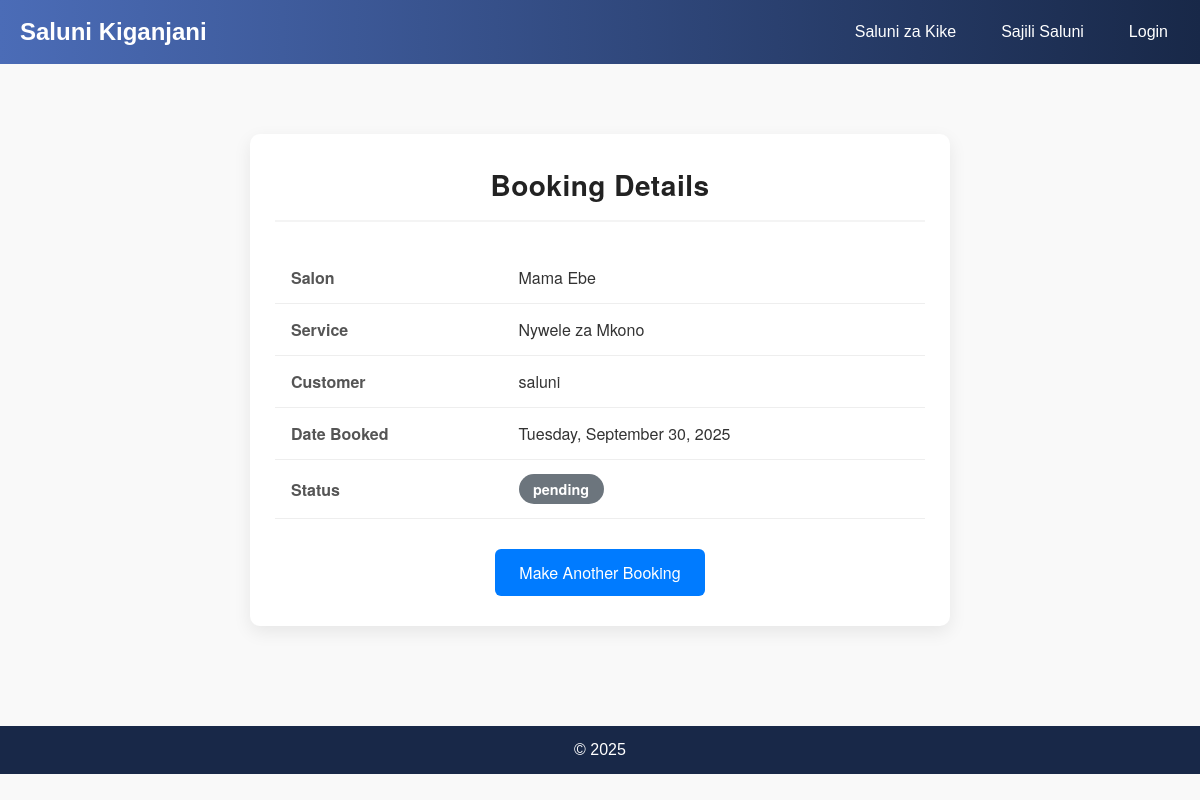
The app's page /5/ with its own data.
### saluni_kike/models.py (models this page shows, shortened)
class Booking(models.Model):
    STATUS_CHOICES = [
        ('pending', 'Pending'),
        ('confirmed', 'Confirmed'),
        ('completed', 'Completed'),
        ('cancelled', 'Cancelled'),
        ('no_show', 'No-show'),
    ]
    customer = models.ForeignKey(Customer, related_name='bookings', on_delete=models.CASCADE)
    salon = models.ForeignKey(Salon, related_name='bookings', on_delete=models.CASCADE)
    service = models.ForeignKey(Service, related_name='bookings', on_delete=models.CASCADE)
    stylist = models.ForeignKey(Stylist, related_name='bookings', on_delete=models.SET_NULL, null=True, blank=True)
    start_datetime = models.DateTimeField()
    end_datetime = models.DateTimeField()
    status = models.CharField(max_length=20, choices=STATUS_CHOICES, default='pending')
    created_at = models.DateTimeField(auto_now_add=True)
    updated_at = models.DateTimeField(auto_now=True)
    notes = models.TextField(blank=True)
    class Meta:
        indexes = [models.Index(fields=['salon', 'start_datetime']), models.Index(fields=['customer', 'start_datetime'])]
        ordering = ['-start_datetime']

class Salon(models.Model):
    name = models.CharField(max_length=200)
    description = models.TextField(blank=True)
    address = models.CharField(max_length=300)
    region = models.CharField(max_length=100)
    district = models.CharField(max_length=100)
    street = models.CharField(max_length=200)
    latitude = models.DecimalField(max_digits=9, decimal_places=6, blank=True, null=True)
    longitude = models.DecimalField(max_digits=9, decimal_places=6, blank=True, null=True)
    phone = models.CharField(validators=[PHONE_REGEX], max_length=16, blank=True, null=True)
    email = models.EmailField(blank=True, null=True)
    website = models.URLField(blank=True, null=True)
    facebook = models.URLField(blank=True, null=True)   # Facebook link
    instagram = models.URLField(blank=True, null=True)  # Instagram link
    opening_hours = models.JSONField(blank=True, null=True)
    created_at = models.DateTimeField(auto_now_add=True)
    updated_at = models.DateTimeField(auto_now=True)
    class Meta:
        ordering = ['name']

class Service(models.Model):
    salon = models.ForeignKey(Salon, related_name='services', on_delete=models.CASCADE)
    name = models.CharField(max_length=150)
    description = models.TextField(blank=True)
    price = models.DecimalField(max_digits=10, decimal_places=2, validators=[MinValueValidator(0)])
    duration_minutes = models.PositiveIntegerField(default=30)
    active = models.BooleanField(default=True)
    class Meta:
        unique_together = ('salon', 'name')
        ordering = ['salon', 'name']

class Customer(AbstractUser):
    phone = models.CharField(validators=[PHONE_REGEX], max_length=16, blank=True, null=True)
    is_phone_verified = models.BooleanField(default=False)
    profile_image = models.URLField(blank=True, null=True)

### saluni_kike/views.py (the view)
# urls.py: path('<int:booking_id>/', views.booking_detail, name='booking_detail'),
def booking_detail(request, booking_id):
    booking = get_object_or_404(Booking, id=booking_id)
    return render(request, 'saluni_kike/booking_detail.html', {'booking': booking})

### saluni_kike/templates/saluni_kike/booking_detail.html (shortened to what this page needs)
{% extends "base.html" %}
{% block content %}
<div class="booking-container">
  <h1>Booking Details</h1>
  <table class="details-table">
    <tbody>
      <tr>
        <th>Salon</th>
        <td>{{ booking.salon.name }}</td>
      </tr>
      <tr>
        <th>Service</th>
        <td>{{ booking.service.name }}</td>
      </tr>
      <tr>
        <th>Customer</th>
        <td>{{ booking.customer.get_full_name|default:booking.customer.username }}</td>
      </tr>
      <tr>
        <th>Date Booked</th>
        <td>{{ booking.created_at|date:"l, F j, Y" }}</td>
      </tr>
      <tr>
        <th>Status</th>
        <td>
          {% if booking.status == 'Confirmed' %}
            <span class="status-badge status-confirmed">{{ booking.status }}</span>
          {% elif booking.status == 'Pending' %}
            <span class="status-badge status-pending">{{ booking.status }}</span>
          {% elif booking.status == 'Cancelled' %}
            <span class="status-badge status-cancelled">{{ booking.status }}</span>
          {% else %}
            <span class="status-badge status-default">{{ booking.status }}</span>
          {% endif %}
        </td>
      </tr>
    </tbody>
  </table>
  <div class="actions">
    <a href="{% url 'create_booking' salon_id=booking.salon.id %}" class="btn-primary">Make Another Booking</a>
  </div>
</div>
{% endblock %}

### saluni_kike/templates/base.html (style rules this page uses)
* { margin:0; padding:0; box-sizing:border-box; }
body { font-family: 'Mulish', sans-serif; background:#f9f9f9; color:#333; }

### saluni_kike/templates/saluni_kike/booking_detail.html (style rules this page uses)
.booking-container { max-width: 700px; margin: 50px auto; padding: 30px 25px; background-color: #ffffff; border-radius: 10px; box-shadow: 0 6px 18px rgba(0, 0, 0, 0.08); font-family: 'Helvetica Neue', Arial, sans-serif; transition: transform 0.2s; }
.booking-container h1 { color: #222; text-align: center; margin-bottom: 30px; font-size: 28px; border-bottom: 2px solid #f4f4f4; padding-bottom: 15px; letter-spacing: 0.5px; }
.details-table { width: 100%; border-collapse: collapse; margin-bottom: 30px; }
.details-table th, .details-table td { padding: 14px 16px; text-align: left; border-bottom: 1px solid #eee; vertical-align: middle; }
.details-table th { font-weight: 600; color: #555; width: 35%; }
.status-badge { padding: 5px 14px; border-radius: 15px; font-weight: 600; font-size: 0.9em; display: inline-block; min-width: 85px; text-align: center; }
.status-default { background-color: #6c757d; color: #fff; }
.actions { text-align: center; margin-top: 25px; }
.btn-primary { display: inline-block; padding: 12px 24px; background-color: #007bff; color: #fff; font-weight: 500; text-decoration: none; border-radius: 6px; transition: all 0.3s ease; }

### records on screen
Booking: salon.name "Mama Ebe", service.name "Nywele za Mkono", customer.get_full_name "saluni", created_at "Tuesday, September 30, 2025", status "pending"

### other values on screen
{{ year|default:2025 }} "2025"
